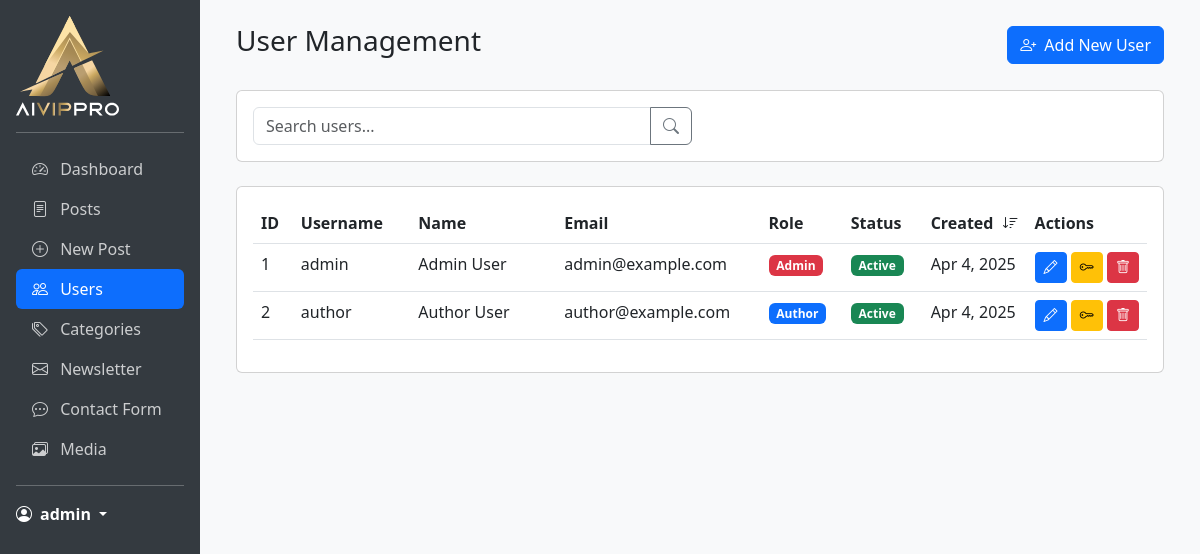
Page /admin/index.php?page=users (signed in) on the committed database.
### tables this page shows
CREATE TABLE IF NOT EXISTS users (
    id INT PRIMARY KEY AUTO_INCREMENT,
    username VARCHAR(50) NOT NULL UNIQUE,
    email VARCHAR(100) NOT NULL UNIQUE,
    password VARCHAR(255) NOT NULL,
    first_name VARCHAR(50) NOT NULL,
    last_name VARCHAR(50) NOT NULL,
    role ENUM('admin', 'author') NOT NULL DEFAULT 'author',
    status ENUM('active', 'inactive') NOT NULL DEFAULT 'active',
    last_login DATETIME,
    created_at DATETIME NOT NULL DEFAULT CURRENT_TIMESTAMP,
    updated_at DATETIME NOT NULL DEFAULT CURRENT_TIMESTAMP ON UPDATE CURRENT_TIMESTAMP,
    INDEX idx_username (username),
    INDEX idx_email (email),
    INDEX idx_role (role),
    INDEX idx_status (status)
);

### admin/pages/users.php (the view, shortened to what this page needs)
<?php
$page = isset($_GET['page_num']) ? (int)$_GET['page_num'] : 1;
$limit = 10;
$search = isset($_GET['search']) ? $_GET['search'] : '';
$sort_column = isset($_GET['sort']) ? $_GET['sort'] : 'created_at';
$sort_direction = isset($_GET['direction']) ? $_GET['direction'] : 'desc';
$db = new Database();
$conn = $db->getConnection();
$query = "SELECT * FROM users WHERE 1=1";
$params = [];
$types = "";
$offset = ($page - 1) * $limit;
$query .= " ORDER BY $sort_column $sort_direction LIMIT ? OFFSET ?";
$params[] = $limit;
$params[] = $offset;
$types .= "ii";
$stmt = $conn->prepare($query);
if (!empty($params)) {
    $stmt->bind_param($types, ...$params);
}
$stmt->execute();
$users = $stmt->get_result();
?>
<div class="container-fluid">
    <div class="d-flex justify-content-between align-items-center mb-4">
        <h1 class="h3">User Management</h1>
        <button type="button" class="btn btn-primary" data-bs-toggle="modal" data-bs-target="#addUserModal">
            <i class="bi bi-person-plus me-2"></i>Add New User
        </button>
    </div>
    <div class="card mb-4">
        <div class="card-body">
            <form method="GET" class="row g-3">
                <div class="col-md-6">
                    <div class="input-group">
                        <input type="text" class="form-control" name="search" placeholder="Search users..."
                               value="<?php echo htmlspecialchars($search); ?>">
                        <button class="btn btn-outline-secondary" type="submit">
                            <i class="bi bi-search"></i>
                        </button>
                    </div>
                </div>
            </form>
        </div>
    </div>
    <div class="card">
        <div class="card-body">
            <div class="table-responsive">
                <table class="table table-hover">
                    <thead>
                        <tr>
                            <th class="sortable" data-column="id">
                                ID
                            </th>
                            <th class="sortable" data-column="username">
                                Username
                            </th>
                            <th class="sortable" data-column="first_name">
                                Name
                            </th>
                            <th class="sortable" data-column="email">
                                Email
                            </th>
                            <th class="sortable" data-column="role">
                                Role
                            </th>
                            <th class="sortable" data-column="status">
                                Status
                            </th>
                            <th class="sortable" data-column="created_at">
                                Created
                                <?php if ($sort_column === 'created_at'): ?>
                                    <i class="bi bi-sort-<?php echo $sort_direction === 'asc' ? 'up' : 'down'; ?>"></i>
                                <?php endif; ?>
                            </th>
                            <th>Actions</th>
                        </tr>
                    </thead>
                    <tbody>
                        <?php while ($user = $users->fetch_assoc()): ?>
                        <tr>
                            <td><?php echo $user['id']; ?></td>
                            <td><?php echo htmlspecialchars($user['username']); ?></td>
                            <td><?php echo htmlspecialchars($user['first_name'] . ' ' . $user['last_name']); ?></td>
                            <td><?php echo htmlspecialchars($user['email']); ?></td>
                            <td>
                                <span class="badge bg-<?php echo $user['role'] === 'admin' ? 'danger' : 'primary'; ?>">
                                    <?php echo ucfirst($user['role']); ?>
                                </span>
                            </td>
                            <td>
                                <span class="badge bg-<?php echo $user['status'] === 'active' ? 'success' : 'warning'; ?>">
                                    <?php echo ucfirst($user['status']); ?>
                                </span>
                            </td>
                            <td><?php echo date('M j, Y', strtotime($user['created_at'])); ?></td>
                            <td>
                                <button class="btn btn-sm btn-primary edit-user" data-user='<?php echo json_encode($user); ?>'>
                                    <i class="bi bi-pencil"></i>
                                </button>
                                <button class="btn btn-sm btn-warning reset-password" data-id="<?php echo $user['id']; ?>">
                                    <i class="bi bi-key"></i>
                                </button>
                                <button class="btn btn-sm btn-danger delete-user" data-id="<?php echo $user['id']; ?>">
                                    <i class="bi bi-trash"></i>
                                </button>
                            </td>
                        </tr>
                        <?php endwhile; ?>
                    </tbody>
                </table>
            </div>
        </div>
    </div>
</div>

### admin/pages/users.php (style rules this page uses)
.sortable { cursor: pointer; user-select: none; }
.sortable i { margin-left: 5px; }
.table th:nth-child(1), .table td:nth-child(1) { width: 5%; }
.table th:nth-child(2), .table td:nth-child(2) { width: 15%; }
.table th:nth-child(3), .table td:nth-child(3) { width: 20%; }
.table th:nth-child(4), .table td:nth-child(4) { width: 25%; }
.table th:nth-child(5), .table td:nth-child(5) { width: 10%; }
.table th:nth-child(6), .table td:nth-child(6) { width: 10%; }
.table th:nth-child(7), .table td:nth-child(7) { width: 10%; }
.table th:nth-child(8), .table td:nth-child(8) { width: 5%; }
.table td, .table th { white-space: nowrap; overflow: hidden; text-overflow: ellipsis; }

### rows in the picture
users: id "1", username "admin", first_name+last_name "Admin User", email "admin@example.com", role "Admin", status "Active", created_at "Apr 4, 2025"
users: id "2", username "author", first_name+last_name "Author User", email "author@example.com", role "Author", status "Active", created_at "Apr 4, 2025"

### other values in the picture
$_SESSION['username'] "admin"
